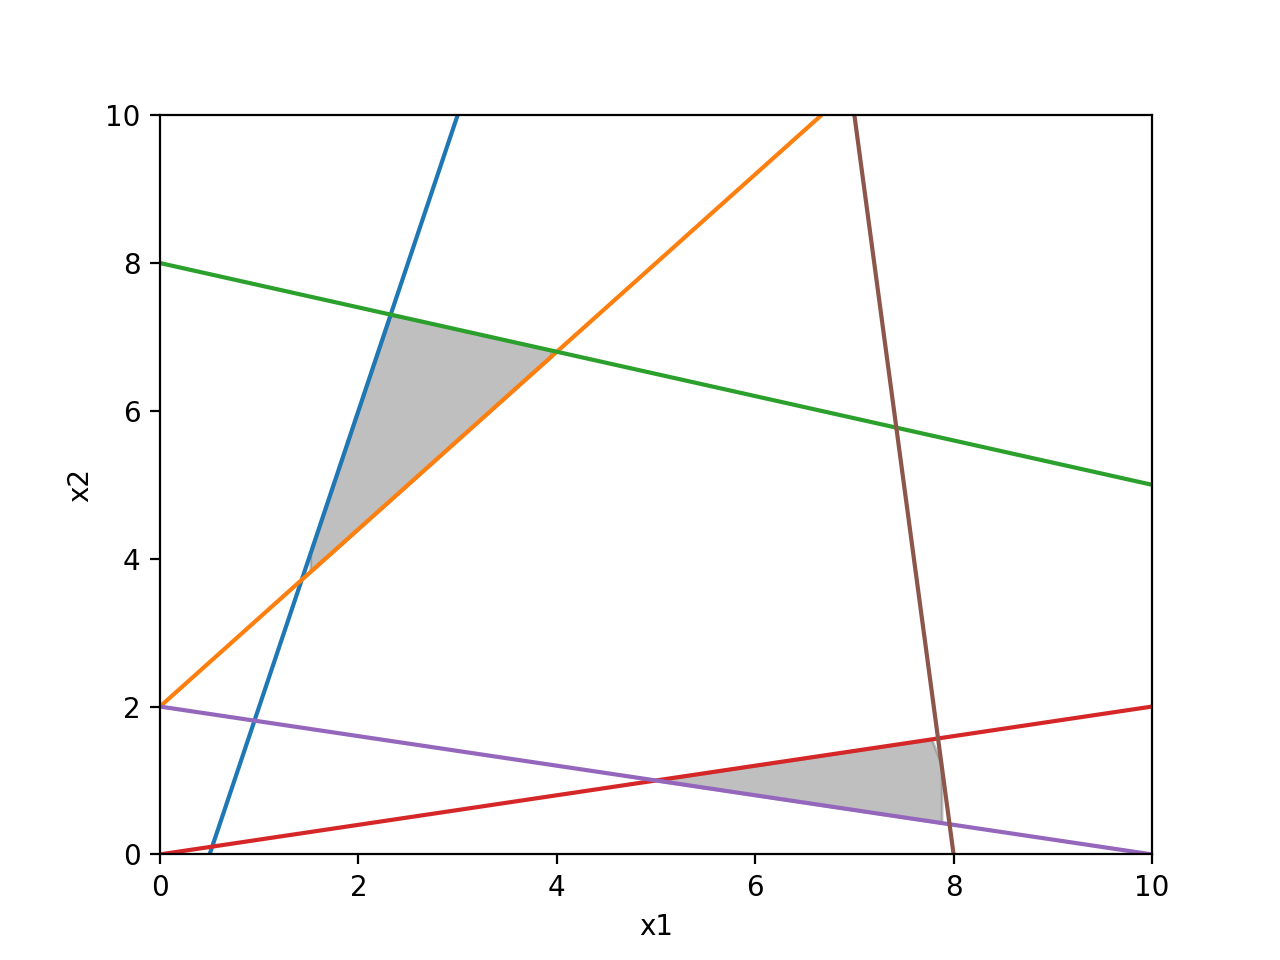

The script that drew this image:
import matplotlib.pyplot as plt
import numpy as np
x = np.linspace(0.0, 10.0, 100)
y1 = 4 * x - 2
y2 = 1.2 * x + 2
y3 = -0.3 * x + 8
y4 = np.minimum(y1, y3)
plt.plot(x, y1)
plt.plot(x, y2)
plt.plot(x, y3)
plt.fill_between(x, y4, y2, where=y4>y2, color='grey', alpha=0.5)
y1 = 0.2 * x
y2 = -0.2 * x + 2
y3 = -10 * x + 80
y4 = np.minimum(y1, y3)
plt.fill_between(x, y4, y2, where=y4>y2, color='grey', alpha=0.5)
plt.plot(x, y1)
plt.plot(x, y2)
plt.plot(x, y3)
plt.xlabel('x1')
plt.ylabel('x2')
plt.xlim((0.0, 10.000))
plt.ylim((0.0, 10.000))
plt.show()
